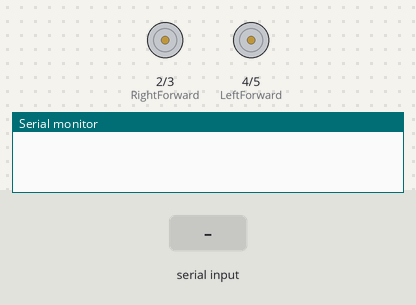
A sketch run on a simulated Arduino Uno, built with avr-gcc and run on an emulated ATmega328P. Shown: motor-driver pin pairs drawn as motors (green arrow = first pin HIGH = forward, orange = second pin HIGH = backward, longer = more drive), the last lines printed to the serial monitor. The test bench sets the inputs (shaded band).

Above: at 1.2 s.
1.3 s: byte 1 (1) received over Serial
At 1.6 s:
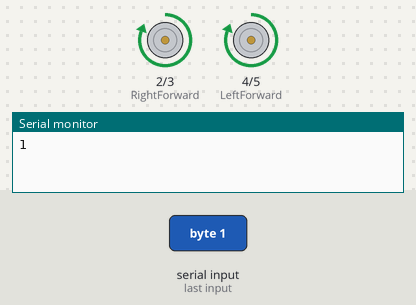
2.8 s: byte 2 (2) received over Serial
At 3.9 s:
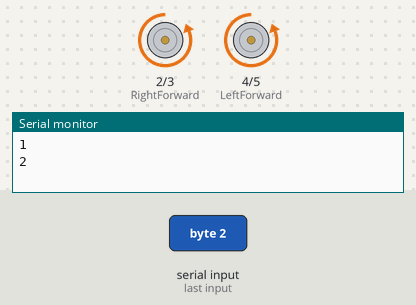
4.3 s: byte 3 (3) received over Serial
At 5.1 s:
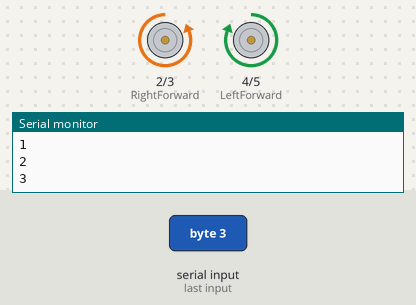
5.8 s: byte 4 (4) received over Serial
At 6.2 s:
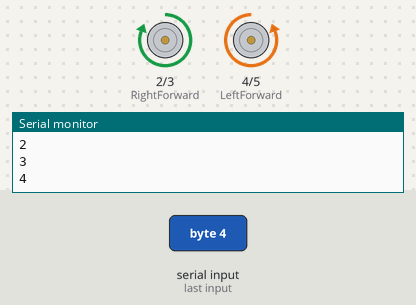
Timing chart, 0 to 8.3 s (numbered marks = the images above; inputs shaded):
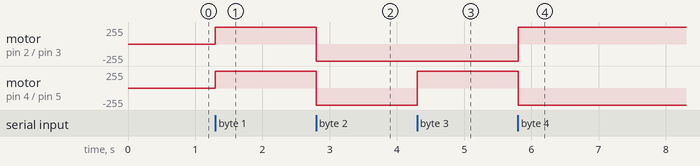

The sketch:

Project2bluetooth_robocar.ino
```cpp
const int LeftForward=4;
const int LeftBackward=5;
const int RightForward=2;
const int RightBackward=3;
int ins;

void setup() {
  pinMode(LeftForward, OUTPUT);
  pinMode(LeftBackward, OUTPUT);
  pinMode(RightForward, OUTPUT);
  pinMode(RightBackward, OUTPUT);
  Serial.begin(9600);
}


void loop() {
  while(Serial.available()>0){
    ins= Serial.read();
    Serial.print(ins);
    Serial.print("\n");

    if (ins==1){
      move_forward();
    } else if (ins==2){
      move_backward();
    } else if (ins==3){
      move_left();
    } else if (ins==4){
      move_right();
    } else if (ins==5){
      move_stop();
    }
  }
}

void move_stop(){
  digitalWrite(LeftForward, LOW);
  digitalWrite(LeftBackward, LOW);
  digitalWrite(RightForward, LOW);
  digitalWrite(RightBackward, LOW);
}

void move_forward(){
  digitalWrite(LeftForward, HIGH);
  digitalWrite(LeftBackward, LOW);
  digitalWrite(RightForward, HIGH);
  digitalWrite(RightBackward, LOW);
}

void move_backward(){
  digitalWrite(LeftForward, LOW);
  digitalWrite(LeftBackward, HIGH);
  digitalWrite(RightForward, LOW);
  digitalWrite(RightBackward, HIGH);
}

void move_left(){
  digitalWrite(LeftForward, HIGH);
  digitalWrite(LeftBackward, LOW);
  digitalWrite(RightForward, LOW);
  digitalWrite(RightBackward, HIGH);
  delay(500);
}

void move_right(){
  digitalWrite(LeftForward, LOW);
  digitalWrite(LeftBackward, HIGH);
  digitalWrite(RightForward, HIGH);
  digitalWrite(RightBackward, LOW);
  delay(500);
}
```

Measured:
- after the input at 1.3 s, motor on pin 2 (RightForward) / pin 3 (RightBackward), motor on pin 4 (LeftForward) / pin 5 (LeftBackward): stopped → forward 255/255 at once
- after the input at 2.8 s, motor on pin 2 (RightForward) / pin 3 (RightBackward), motor on pin 4 (LeftForward) / pin 5 (LeftBackward): forward 255/255 → backward 255/255 at once
- after the input at 4.3 s, motor on pin 4 (LeftForward) / pin 5 (LeftBackward): backward 255/255 → forward 255/255 at once
- after the input at 5.8 s, motor on pin 2 (RightForward) / pin 3 (RightBackward): backward 255/255 → forward 255/255 at once; motor on pin 4 (LeftForward) / pin 5 (LeftBackward): forward 255/255 → backward 255/255 at once
